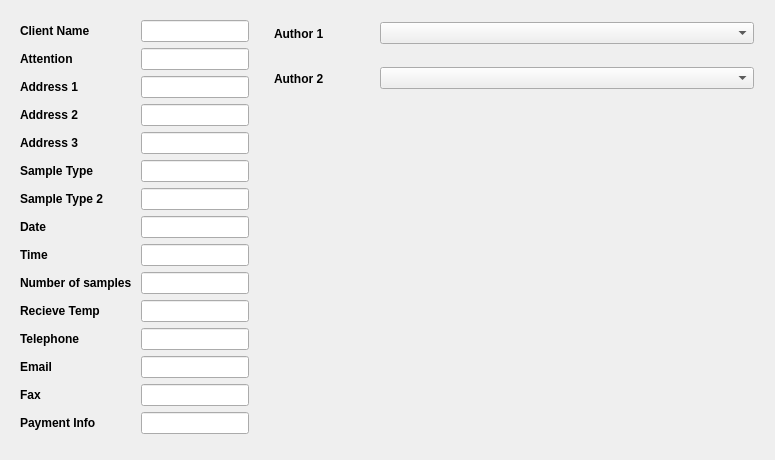
                <widget class="QWidget" name="clientInfoTab">
                 <attribute name="title">
                  <string>Client Info</string>
                 </attribute>
                 <layout class="QHBoxLayout" name="horizontalLayout_2">
                  <item>
                   <widget class="QWidget" name="reportsUserInfoWidget" native="true">
                    <property name="enabled">
                     <bool>true</bool>
                    </property>
                    <property name="minimumSize">
                     <size>
                      <width>0</width>
                      <height>0</height>
                     </size>
                    </property>
                    <property name="maximumSize">
                     <size>
                      <width>16777215</width>
                      <height>16777215</height>
                     </size>
                    </property>
                    <property name="styleSheet">
                     <string notr="true"/>
                    </property>
                    <layout class="QGridLayout" name="gridLayout_9">
                     <item row="18" column="0">
                      <widget class="QWidget" name="widget_5" native="true"/>
                     </item>
                     <item row="11" column="0">
                      <widget class="QLabel" name="label_4">
                       <property name="font">
                        <font>
                         <weight>75</weight>
                         <bold>true</bold>
                        </font>
                       </property>
                       <property name="text">
                        <string>Time</string>
                       </property>
                      </widget>
                     </item>
                     <item row="1" column="0">
                      <widget class="QLabel" name="label_2">
                       <property name="font">
                        <font>
                         <weight>75</weight>
                         <bold>true</bold>
                        </font>
                       </property>
                       <property name="text">
                        <string>Client Name </string>
                       </property>
                       <property name="scaledContents">
                        <bool>false</bool>
                       </property>
                      </widget>
                     </item>
                     <item row="12" column="2">
                      <widget class="QLineEdit" name="totalSamples_1">
                       <property name="minimumSize">
                        <size>
                         <width>0</width>
                         <height>0</height>
                        </size>
                       </property>
                      </widget>
                     </item>
                     <item row="15" column="2">
                      <widget class="QLineEdit" name="email_1">
                       <property name="minimumSize">
                        <size>
                         <width>0</width>
                         <height>0</height>
                        </size>
                       </property>
                      </widget>
                     </item>
                     <item row="12" column="0" colspan="2">
                      <widget class="QLabel" name="label_15">
                       <property name="font">
                        <font>
                         <weight>75</weight>
                         <bold>true</bold>
                        </font>
                       </property>
                       <property name="text">
                        <string>Number of samples </string>
                       </property>
                      </widget>
                     </item>
                     <item row="15" column="0">
                      <widget class="QLabel" name="label_18">
                       <property name="font">
                        <font>
                         <weight>75</weight>
                         <bold>true</bold>
                        </font>
                       </property>
                       <property name="text">
                        <string>Email</string>
                       </property>
                      </widget>
                     </item>
                     <item row="8" column="0">
                      <widget class="QLabel" name="label_9">
                       <property name="font">
                        <font>
                         <weight>75</weight>
                         <bold>true</bold>
                        </font>
                       </property>
                       <property name="text">
                        <string>Sample Type </string>
                       </property>
                      </widget>
                     </item>
                     <item row="1" column="2">
                      <widget class="QLineEdit" name="clientName_1">
                       <property name="sizePolicy">
                        <sizepolicy hsizetype="Expanding" vsizetype="Fixed">
                         <horstretch>0</horstretch>
                         <verstretch>0</verstretch>
                        </sizepolicy>
                       </property>
                       <property name="minimumSize">
                        <size>
                         <width>0</width>
                         <height>0</height>
                        </size>
                       </property>
                      </widget>
                     </item>
                     <item row="5" column="0">
                      <widget class="QLabel" name="label_6">
                       <property name="font">
                        <font>
                         <weight>75</weight>
                         <bold>true</bold>
                        </font>
                       </property>
                       <property name="text">
                        <string>Address 1</string>
                       </property>
                      </widget>
                     </item>
                     <item row="4" column="2">
                      <widget class="QLineEdit" name="attention_1">
                       <property name="minimumSize">
                        <size>
                         <width>0</width>
                         <height>0</height>
                        </size>
                       </property>
                      </widget>
                     </item>
                     <item row="5" column="2">
                      <widget class="QLineEdit" name="addy1_1">
                       <property name="minimumSize">
                        <size>
                         <width>0</width>
                         <height>0</height>
                        </size>
                       </property>
                      </widget>
                     </item>
                     <item row="14" column="0">
                      <widget class="QLabel" name="label_17">
                       <property name="font">
                        <font>
                         <weight>75</weight>
                         <bold>true</bold>
                        </font>
                       </property>
                       <property name="text">
                        <string>Telephone </string>
                       </property>
                      </widget>
                     </item>
                     <item row="6" column="2">
                      <widget class="QLineEdit" name="addy2_1">
                       <property name="minimumSize">
                        <size>
                         <width>0</width>
                         <height>0</height>
                        </size>
                       </property>
                      </widget>
                     </item>
                     <item row="7" column="2">
                      <widget class="QLineEdit" name="addy3_1">
                       <property name="minimumSize">
                        <size>
                         <width>0</width>
                         <height>0</height>
                        </size>
                       </property>
                      </widget>
                     </item>
                     <item row="14" column="2">
                      <widget class="QLineEdit" name="tel_1">
                       <property name="minimumSize">
                        <size>
                         <width>0</width>
                         <height>0</height>
                        </size>
                       </property>
                      </widget>
                     </item>
                     <item row="6" column="0">
                      <widget class="QLabel" name="label_7">
                       <property name="font">
                        <font>
                         <weight>75</weight>
                         <bold>true</bold>
                        </font>
                       </property>
                       <property name="text">
                        <string>Address 2 </string>
                       </property>
                      </widget>
                     </item>
                     <item row="7" column="0">
                      <widget class="QLabel" name="label_8">
                       <property name="font">
                        <font>
                         <weight>75</weight>
                         <bold>true</bold>
                        </font>
                       </property>
                       <property name="text">
                        <string>Address 3 </string>
                       </property>
                      </widget>
                     </item>
                     <item row="13" column="0">
                      <widget class="QLabel" name="label_16">
                       <property name="font">
                        <font>
                         <weight>75</weight>
                         <bold>true</bold>
                        </font>
                       </property>
                       <property name="text">
                        <string>Recieve Temp </string>
                       </property>
                      </widget>
                     </item>
                     <item row="13" column="2">
                      <widget class="QLineEdit" name="recvTemp_1">
                       <property name="minimumSize">
                        <size>
                         <width>0</width>
                         <height>0</height>
                        </size>
                       </property>
                      </widget>
                     </item>
                     <item row="4" column="0">
                      <widget class="QLabel" name="label_5">
                       <property name="font">
                        <font>
                         <weight>75</weight>
                         <bold>true</bold>
                        </font>
                       </property>
                       <property name="text">
                        <string>Attention</string>
                       </property>
                      </widget>
                     </item>
                     <item row="8" column="2">
                      <widget class="QLineEdit" name="sampleType1_1">
                       <property name="minimumSize">
                        <size>
                         <width>0</width>
                         <height>0</height>
                        </size>
                       </property>
                      </widget>
                     </item>
                     <item row="9" column="0">
                      <widget class="QLabel" name="label_10">
                       <property name="font">
                        <font>
                         <weight>75</weight>
                         <bold>true</bold>
                        </font>
                       </property>
                       <property name="text">
                        <string>Sample Type 2 </string>
                       </property>
                      </widget>
                     </item>
                     <item row="17" column="0" colspan="2">
                      <widget class="QLabel" name="label_20">
                       <property name="font">
                        <font>
                         <weight>75</weight>
                         <bold>true</bold>
                        </font>
                       </property>
                       <property name="text">
                        <string>Payment Info</string>
                       </property>
                      </widget>
                     </item>
                     <item row="16" column="0">
                      <widget class="QLabel" name="label_19">
                       <property name="font">
                        <font>
                         <weight>75</weight>
                         <bold>true</bold>
                        </font>
                       </property>
                       <property name="text">
                        <string>Fax</string>
                       </property>
                      </widget>
                     </item>
                     <item row="17" column="2">
                      <widget class="QLineEdit" name="payment_1">
                       <property name="minimumSize">
                        <size>
                         <width>0</width>
                         <height>0</height>
                        </size>
                       </property>
                      </widget>
                     </item>
                     <item row="16" column="2">
                      <widget class="QLineEdit" name="fax_1">
                       <property name="minimumSize">
                        <size>
                         <width>0</width>
                         <height>0</height>
                        </size>
                       </property>
                      </widget>
                     </item>
                     <item row="11" column="2">
                      <widget class="QLineEdit" name="time_1">
                       <property name="minimumSize">
                        <size>
                         <width>0</width>
                         <height>0</height>
                        </size>
                       </property>
                      </widget>
                     </item>
                     <item row="10" column="0">
                      <widget class="QLabel" name="label_3">
                       <property name="font">
                        <font>
                         <weight>75</weight>
                         <bold>true</bold>
                        </font>
                       </property>
                       <property name="text">
                        <string>Date</string>
                       </property>
                      </widget>
                     </item>
                     <item row="10" column="2">
                      <widget class="QLineEdit" name="date_1">
                       <property name="minimumSize">
                        <size>
                         <width>0</width>
                         <height>0</height>
                        </size>
                       </property>
                      </widget>
                     </item>
                     <item row="9" column="2">
                      <widget class="QLineEdit" name="sampleType2_1">
                       <property name="minimumSize">
                        <size>
                         <width>0</width>
                         <height>0</height>
                        </size>
                       </property>
                      </widget>
                     </item>
                    </layout>
                   </widget>
                  </item>
                  <item>
                   <widget class="QWidget" name="widget_50" native="true">
                    <layout class="QVBoxLayout" name="verticalLayout_40">
                     <property name="spacing">
                      <number>-1</number>
                     </property>
                     <property name="leftMargin">
                      <number>0</number>
                     </property>
                     <property name="topMargin">
                      <number>0</number>
                     </property>
                     <property name="rightMargin">
                      <number>0</number>
                     </property>
                     <property name="bottomMargin">
                      <number>0</number>
                     </property>
                     <item>
                      <widget class="QWidget" name="authorWidget" native="true">
                       <property name="maximumSize">
                        <size>
                         <width>16777215</width>
                         <height>90</height>
                        </size>
                       </property>
                       <property name="styleSheet">
                        <string notr="true"/>
                       </property>
                       <layout class="QVBoxLayout" name="verticalLayout_46">
                        <property name="spacing">
                         <number>0</number>
                        </property>
                        <property name="leftMargin">
                         <number>10</number>
                        </property>
                        <property name="topMargin">
                         <number>0</number>
                        </property>
                        <property name="rightMargin">
                         <number>10</number>
                        </property>
                        <property name="bottomMargin">
                         <number>0</number>
                        </property>
                        <item>
                         <widget class="QWidget" name="widget_59" native="true">
                          <property name="minimumSize">
                           <size>
                            <width>0</width>
                            <height>0</height>
                           </size>
                          </property>
                          <property name="maximumSize">
                           <size>
                            <width>16777215</width>
                            <height>16777215</height>
                           </size>
                          </property>
                          <property name="layoutDirection">
                           <enum>Qt::LeftToRight</enum>
                          </property>
                          <layout class="QHBoxLayout" name="horizontalLayout_3">
                           <property name="leftMargin">
                            <number>0</number>
                           </property>
                           <property name="topMargin">
                            <number>0</number>
                           </property>
                           <property name="rightMargin">
                            <number>0</number>
                           </property>
                           <property name="bottomMargin">
                            <number>0</number>
                           </property>
                           <item>
                            <widget class="QLabel" name="label_12">
                             <property name="maximumSize">
                              <size>
                               <width>100</width>
                               <height>16777215</height>
                              </size>
                             </property>
                             <property name="font">
                              <font>
                               <weight>75</weight>
                               <bold>true</bold>
                              </font>
                             </property>
                             <property name="text">
                              <string>Author 1</string>
                             </property>
                            </widget>
                           </item>
                           <item>
                            <widget class="QComboBox" name="authorOneDropDown">
                             <property name="minimumSize">
                              <size>
                               <width>0</width>
                               <height>0</height>
                              </size>
                             </property>
                             <item>
                              <property name="text">
                               <string/>
                              </property>
                             </item>
                             <item>
                              <property name="text">
                               <string>test</string>
                              </property>
                             </item>
                             <item>
                              <property name="text">
                               <string>test2</string>
                              </property>
                             </item>
                            </widget>
                           </item>
                          </layout>
                         </widget>
                        </item>
                        <item>
                         <widget class="QWidget" name="widget_60" native="true">
                          <property name="minimumSize">
                           <size>
                            <width>0</width>
                            <height>0</height>
                           </size>
                          </property>
                          <layout class="QHBoxLayout" name="horizontalLayout_48">
                           <property name="leftMargin">
                            <number>0</number>
                           </property>
                           <property name="topMargin">
                            <number>0</number>
                           </property>
                           <property name="rightMargin">
                            <number>0</number>
                           </property>
                           <property name="bottomMargin">
                            <number>0</number>
                           </property>
                           <item>
                            <widget class="QLabel" name="label_23">
                             <property name="maximumSize">
                              <size>
                               <width>100</width>
                               <height>16777215</height>
                              </size>
                             </property>
                             <property name="font">
                              <font>
                               <weight>75</weight>
                               <bold>true</bold>
                              </font>
                             </property>
                             <property name="text">
                              <string>Author 2</string>
                             </property>
                            </widget>
                           </item>
                           <item>
                            <widget class="QComboBox" name="authorTwoDropDown">
                             <property name="minimumSize">
                              <size>
                               <width>0</width>
                               <height>0</height>
                              </size>
                             </property>
                            </widget>
                           </item>
                          </layout>
                         </widget>
                        </item>
                       </layout>
                      </widget>
                     </item>
                     <item>
                      <widget class="QWidget" name="samplesContainer" native="true">
                       <property name="minimumSize">
                        <size>
                         <width>500</width>
                         <height>100</height>
                        </size>
                       </property>
                       <property name="maximumSize">
                        <size>
                         <width>16777215</width>
                         <height>16777215</height>
                        </size>
                       </property>
                       <property name="styleSheet">
                        <string notr="true"/>
                       </property>
                       <layout class="QFormLayout" name="formLayout_5">
                        <property name="verticalSpacing">
                         <number>5</number>
                        </property>
                        <property name="leftMargin">
                         <number>10</number>
                        </property>
                        <property name="topMargin">
                         <number>10</number>
                        </property>
                        <property name="rightMargin">
                         <number>10</number>
                        </property>
                        <property name="bottomMargin">
                         <number>10</number>
                        </property>
                       </layout>
                      </widget>
                     </item>
                    </layout>
                   </widget>
                  </item>
                 </layout>
                </widget>
